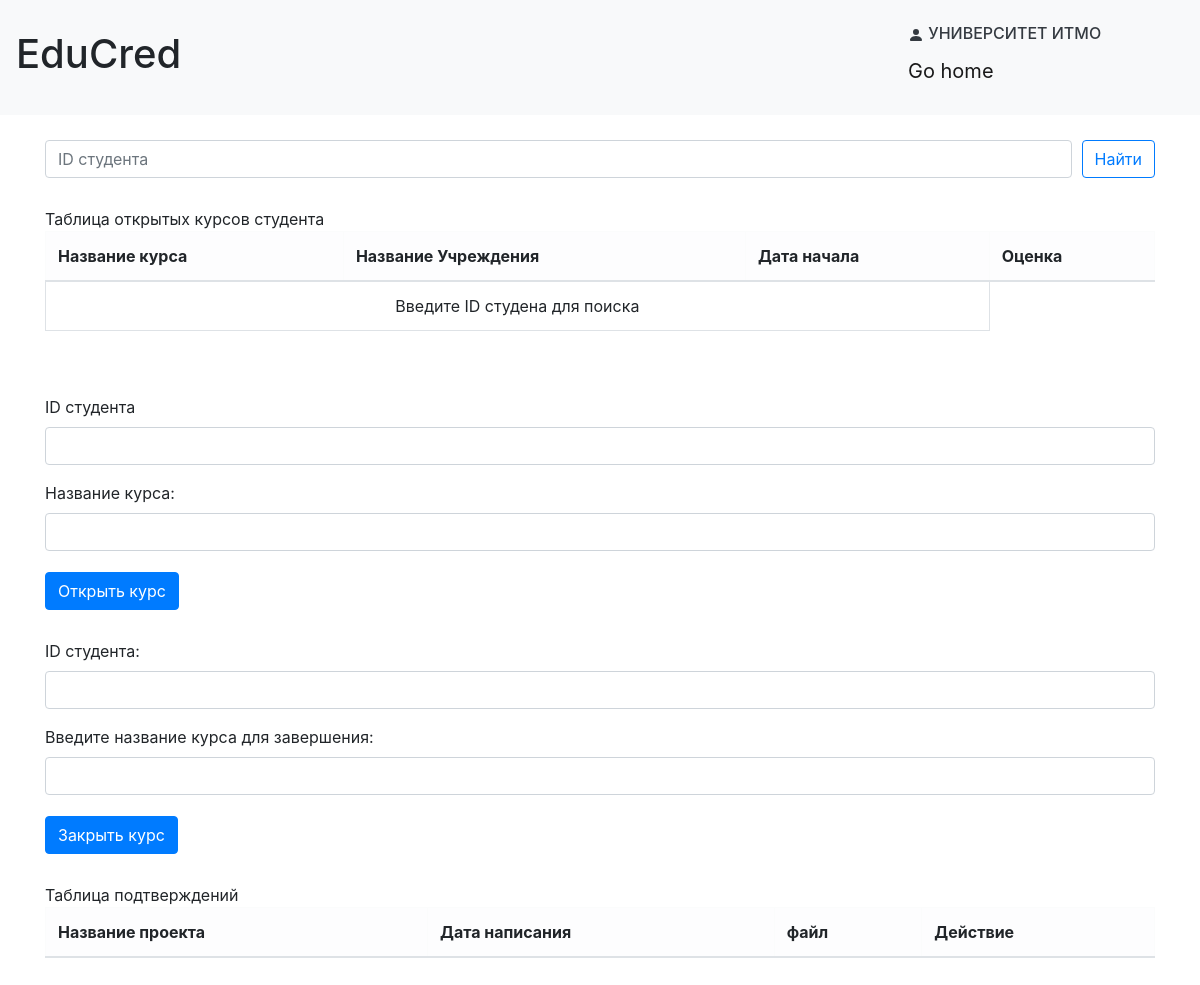
The app's page /university_workspace (signed in), older data.
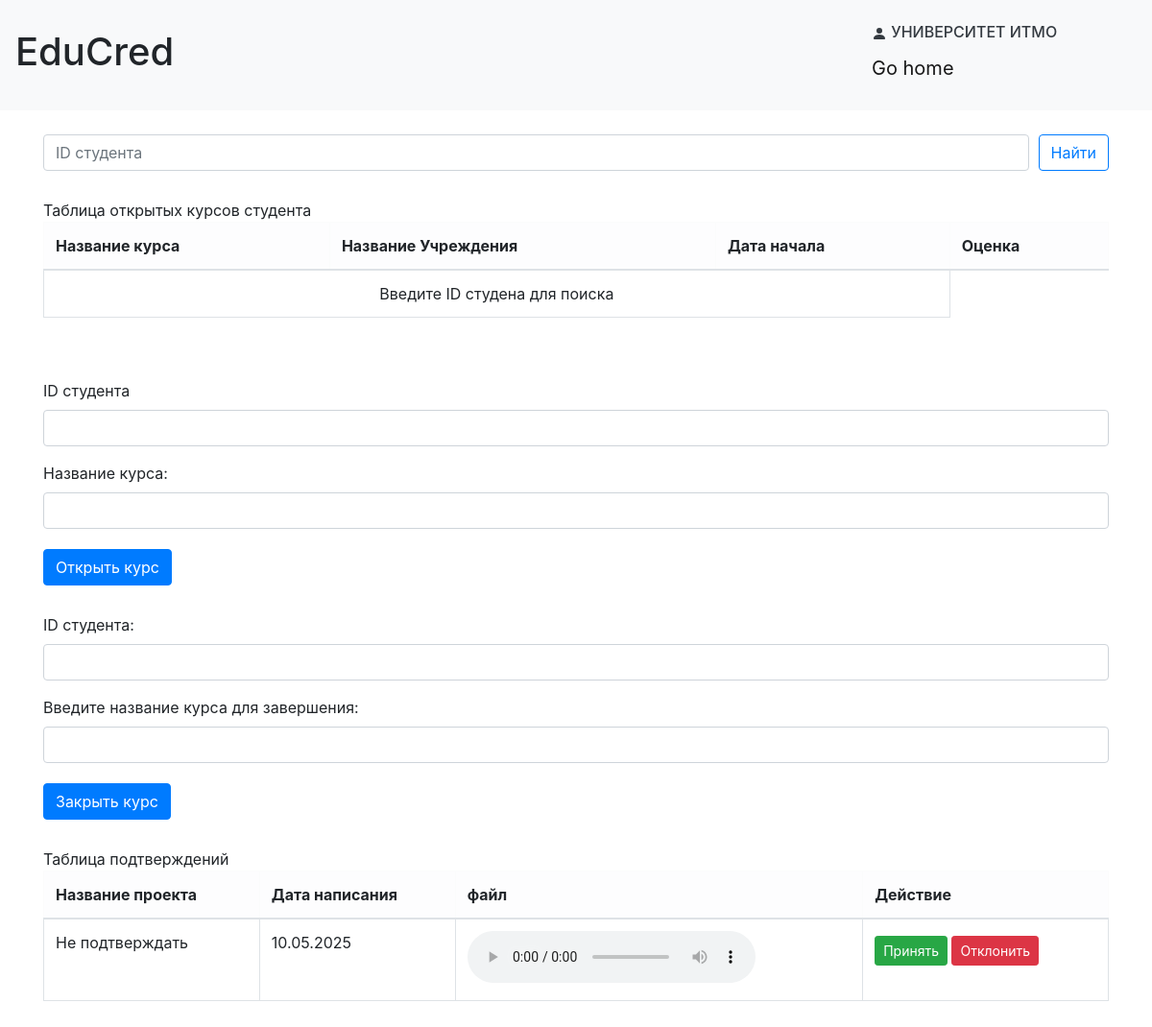
The same page, newer data.
### data/Universities.py (models this page shows)
class University(SqlAlchemyBase, UserMixin, SerializerMixin):
    __tablename__ = "universities"
    id = sqlalchemy.Column(sqlalchemy.Integer, primary_key=True, autoincrement=True)
    user_id = sqlalchemy.Column(sqlalchemy.Integer, sqlalchemy.ForeignKey("users.id"), unique=True)
    INN = sqlalchemy.Column(sqlalchemy.Integer, nullable=False)
    title = sqlalchemy.Column(sqlalchemy.String, nullable=False)
    address = sqlalchemy.Column(sqlalchemy.String, nullable=False)
    boss_nsp = sqlalchemy.Column(sqlalchemy.String, nullable=False)
    type = sqlalchemy.Column(sqlalchemy.String, nullable=False)
    user = orm.relationship("User", back_populates="university")
    achievements = orm.relationship("Achievement", back_populates="university")

### data/Achievements.py (models this page shows)
class Achievement(SqlAlchemyBase, UserMixin, SerializerMixin):
    __tablename__ = "achievements"
    id = sqlalchemy.Column(sqlalchemy.Integer, primary_key=True, autoincrement=True)
    token = sqlalchemy.Column(sqlalchemy.String(64), nullable=True, unique=True)
    approve_path = sqlalchemy.Column(sqlalchemy.String, nullable=True)
    file_path = sqlalchemy.Column(sqlalchemy.String, nullable=True)
    title = sqlalchemy.Column(sqlalchemy.String, nullable=False)
    start_date = sqlalchemy.Column(sqlalchemy.DateTime, nullable=False, default=datetime.datetime.now())
    end_date = sqlalchemy.Column(sqlalchemy.DateTime, nullable=True)
    student_id = sqlalchemy.Column(sqlalchemy.Integer, sqlalchemy.ForeignKey("students.id"))
    university_id = sqlalchemy.Column(sqlalchemy.Integer, sqlalchemy.ForeignKey("universities.id"))
    student = orm.relationship("Student", back_populates="achievements")
    university = orm.relationship("University", back_populates="achievements")

### server.py (the view, shortened to what this page needs)
@app.route('/university_workspace', methods=['POST', 'GET'])
@login_required
def university_workspace():
    db_sess = db_session.create_session()
    user = db_sess.query(User).get(current_user.id)
    univer = user.university
    form_find = UniverFindStudentForm()
    form_open = UniverOpenCourseForm()
    form_close = UniverCloseCourseForm()
    courses = []
    student_find_table = ''
    projs = db_sess.query(Achievement).filter(Achievement.university_id == univer.id,
                                              or_(Achievement.end_date == None,
                                                  Achievement.end_date == ""),
                                              Achievement.approve_path == None
                                              ).all()
    return render_template('university_workspace.html',
                           form_find=form_find, form_close=form_close, form_open=form_open,
                           student_find=student_find_table,
                           courses=courses,
                           projs=projs,
                           joined_title=univer.title,
                           style=url_for('static', filename='css/style.css'))

### data/univer_find_student_form.py
class UniverFindStudentForm(FlaskForm):
    find_student_id = StringField(
        'ID студента',
        validators=[DataRequired()]
    )
    find_submit = SubmitField('Найти')

### data/univer_open_course_form.py
class UniverOpenCourseForm(FlaskForm):
    open_student_id = StringField(
        'ID студента',
        validators=[DataRequired()]
    )
    open_course_title = StringField("Название курса:", validators=[DataRequired()])
    open_submit = SubmitField('Открыть курс')

### data/db_session.py (called while the page is built)
def create_session() -> Session:
    global __factory
    return __factory()

### server.py (called while the page is built)
@login_manager.user_loader
def load_user(user_id):
    db_sess = db_session.create_session()
    return db_sess.query(User).get(user_id)

### templates/university_workspace.html (shortened to what this page needs)
{% extends "workspace_base.html" %}
{% block content %}
    <form method="POST" class="d-flex gap-2 mb-4 align-items-center">
        {{ form_find.find_student_id(class_="form-control", id="find_student_id", placeholder="ID студента") }}
        {{ form_find.find_submit(class_="btn btn-outline-primary") }}
    </form>
    <div class="table-responsive mb-5">
        <caption class="fw-bold">Таблица открытых курсов студента</caption>
        <table class="table table-bordered">
            <thead class="table-light">
            <tr>
                <th>Название курса</th>
                <th>Название Учреждения</th>
                <th>Дата начала</th>
                <th>Оценка</th>
            </tr>
            </thead>
            <tbody>
            {% for course in courses %}
                <tr>
                    <td>{{ course.title }}</td>
                    <td>{{ course.university.title }}</td>
                    <td>{{ course.start_date.strftime("%d.%m.%Y") }}</td>
                    <td>{{ course.grade or '—' }}</td>
                </tr>
            {% else %}
                {% if student_find %}
                    <tr>
                        <td colspan="3" class="text-center">Курсы не найдены</td>
                    </tr>
                {% else %}
                    <tr>
                        <td colspan="3" class="text-center">Введите ID студена для поиска</td>
                    </tr>
                {% endif %}
            {% endfor %}
            </tbody>
        </table>
    </div>
    <form method="POST" id="open-course-form" class="mb-4">
        <div class="mb-3">
            {{ form_open.open_student_id.label }}
            {{ form_open.open_student_id(class="form-control", id="student_id") }}
        </div>
        <div class="mb-3">
            {{ form_open.open_course_title.label }}
            {{ form_open.open_course_title(class="form-control", id="course_title") }}
        </div>
        <div class="mb-3">
            {{ form_open.open_submit(class="btn btn-primary") }}
        </div>
    </form>
    <form method="POST" id="close-course-form" class="mb-4">
        <div class="mb-3">
            {{ form_close.close_student_id.label }}
            {{ form_close.close_student_id(class="form-control", id="close_student_id") }}
        </div>
        <div class="mb-3">
            {{ form_close.close_course_title.label }}
            {{ form_close.close_course_title(class="form-control", id="close_course_title") }}
        </div>
        <div class="mb-3">
            {{ form_close.close_submit(class="btn btn-primary") }}
        </div>
    </form>
    <div class="table-responsive mb-5">
        <caption class="fw-bold">Таблица подтверждений</caption>
        <table class="table table-bordered">
            <thead class="table-light">
            <tr>
                <th>Название проекта</th>
                <th>Дата написания</th>
                <th>файл</th>
                <th>Действие</th>
            </tr>
            </thead>
            <tbody>
            {% for proj in projs %}
                <tr>
                    <td>{{ proj.title }}</td>
                    <td>{{ proj.start_date.strftime("%d.%m.%Y") }}</td>
                    <td>
                        <audio controls>
                                        <source src="{{ url_for('static', filename=proj.file_path) }}" type="audio/mpeg">
                        </audio>
                    </td>
                    <td>
                        <form method="POST" action="{{ url_for('manage_proj') }}" style="display:inline;">
                            <button type="submit" class="btn btn-success btn-sm">Принять</button>
                        </form>
                        <form method="POST" action="{{ url_for('manage_proj') }}" style="display:inline;">
                            <button type="submit" class="btn btn-danger btn-sm">Отклонить</button>
                        </form>
                    </td>
                </tr>
            {% else %}
                {% if projs %}
                    <tr>
                        <td colspan="3" class="text-center">Проектов на подтверждение нет</td>
                    </tr>
                {% endif %}
            {% endfor %}
            </tbody>
        </table>
    </div>
{% endblock %}

### templates/workspace_base.html (shortened to what this page needs)
<!doctype html>
<html lang="en">
<head>
    <link rel="stylesheet" type="text/css" href={{style}}/>
    <link rel="stylesheet"
          href="https://stackpath.bootstrapcdn.com/bootstrap/4.4.1/css/bootstrap.min.css"
>
</head>
<body>
<header>
    <nav class="navbar navbar-light bg-light">
        <h1>EduCred</h1>
        <aside class="col-3 bg-light border-end p-3 d-flex flex-column">
            <h6 class="text-dark fw-bold">
                <svg xmlns="http://www.w3.org/2000/svg" width="16" height="16" fill="currentColor"
                     class="bi bi-person-fill"
                     viewBox="0 0 16 16">
                    <path d="M3 14s-1 0-1-1 1-4 6-4 6 3 6 4-1 1-1 1H3zm5-6a3 3 0 1 0 0-6 3 3 0 0 0 0 6z"/>
                </svg>
                {{ joined_title }}
            </h6>
            <a class="navbar-brand" href="/home">Go home</a>
        </aside>
    </nav>
</header>
<main role="main" class="container">
    {% block content %}{% endblock %}
</main>
</body>
</html>

### static/css/style.css (style rules this page uses)
.btn { display: inline-block; padding: 6px 12px; margin: 5px 0; font-size: 16px; font-weight: bold; background-color: #4CAF50; color: white; border: none; text-decoration: none; cursor: pointer; border-radius: 4px; }
.btn-danger { background-color: #dc3545; }
.container { max-width: 900px; margin: 0 auto; padding: 20px; }
.d-flex { display: flex; }
.gap-2 { gap: 10px; }

Row changes from the older to the newer data that the page shows:
added Achievement: title "Не подтверждать", start_date "10.05.2025"
